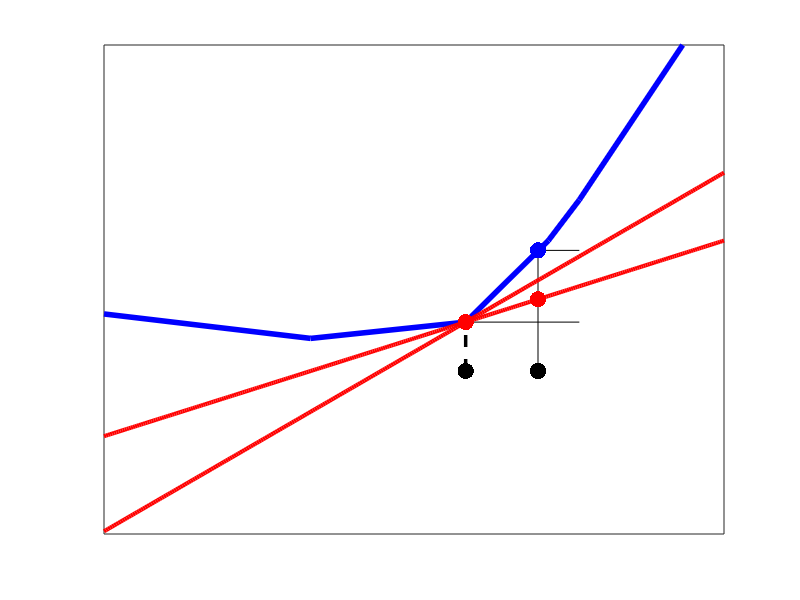

Source code (MATLAB): (Note: this script raises an error after producing the figure.)
%% Illustration of some subderivatives of a function at point x0.
%
%%

% This file is from pmtk3.googlecode.com

figure('Color',[1,1,1]);

blueX = [-1   , 0   , 0.75 , 1.15 ,1.3  , 1.8];
blueY = [0.35 , 0.2 , 0.3  , 0.8  ,1.05 , 2  ];

f1 = @(x) 0.4*x;            %tangent line
f2 = @(x) 0.7333*x - 0.25;  %tangent line
domain = -1:0.01:2;


hold all;

plot([1.1,1.1],[0,0.74],'-k');   
plot([0.75,1.3],[0.3,0.3],'-k');
plot([1.1,1.3],[0.74,0.74],'-k');



plot(blueX,blueY,'-b','LineWidth',4); 
plot(domain,f1(domain),'-r','LineWidth',3);
plot(domain,f2(domain),'-r','LineWidth',3);


plot([0.75,0.75],[0,0.3],'--k','LineWidth',2.5);

dotsize = {'MarkerSize',35};
plot(0.75,0.3,'.r',dotsize{:});
plot(0.75,0,'.k',dotsize{:});
plot(1.1,f1(1.1),'.r',dotsize{:});
plot(1.1,0,'.k',dotsize{:});

plot(1.1,0.74,'.b',dotsize{:});


axis([-1,2,-1,2]);
set(gca,'XTick',[],'YTick',[],'box','on')


%y-axis
annotation(gcf,'arrow',rel2absX([0,0]),rel2absY([-1,2]),'HeadWidth',12,...
    'HeadStyle','plain',...
    'LineWidth',3);

%x-axis
annotation(gcf,'arrow',rel2absX([-1,2]),rel2absY([0,0]),'HeadLength',12,...
    'HeadWidth',12,...
    'HeadStyle','plain',...
    'LineWidth',3);

%X0 label
annotation(gcf,'textbox',[0.571 0.3232 0.04288 0.04878],...
    'String',{'X_0'},...
    'FontSize',20,...
    'FitBoxToText','off',...
    'LineStyle','none');

%X label
annotation(gcf,'textbox',[0.663 0.305 0.02902 0.06402],'String',{'X'},...
    'FontWeight','bold',...
    'FontSize',16,...
    'FitBoxToText','off',...
    'LineStyle','none');

%c(x-x0)
annotation(gcf,'textarrow',[0.7635 0.677],[0.4299 0.478],...
    'TextEdgeColor','none',...
    'FontSize',14,...
    'String',{'c(x - x_0)'});

%f(x)-f(x0)
annotation(gcf,'textbox',[0.725 0.482 0.1156 0.04878],...
    'String',{'f(x) - f(x_0)'},...
    'FontSize',14,...
    'FitBoxToText','off',...
    'LineStyle','none');

%c'
annotation(gcf,'textbox',[0.88 0.71 0.02902 0.04268],'String',{'c'''},...
    'FontSize',16,...
    'FitBoxToText','off',...
    'LineStyle','none');

%c
annotation(gcf,'textbox',[0.88 0.60 0.02902 0.04268],'String',{'c'},...
    'FontSize',16,...
    'FitBoxToText','off',...
    'LineStyle','none');


annotation(gcf,'doublearrow',...
    rel2absX([1.3,1.3]),...
    rel2absY([0.3,0.74]),'LineWidth',2);
annotation(gcf,'doublearrow',...
    rel2absX([1.1,1.1]),...
    rel2absY([0.3,f1(1.1)]),'Head1Length',3,'Head2Length',3,'LineWidth',2);


maximizeFigure();
printPmtkFigure('subgradient');
